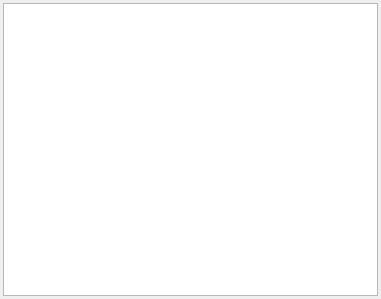
<?xml version="1.0" encoding="UTF-8"?>
<ui version="4.0">
 <class>MainWindow</class>
 <widget class="QMainWindow" name="MainWindow">
  <property name="geometry">
   <rect>
    <x>0</x>
    <y>0</y>
    <width>381</width>
    <height>299</height>
   </rect>
  </property>
  <property name="windowTitle">
   <string>MainWindow</string>
  </property>
  <widget class="QWidget" name="centralwidget">
   <layout class="QGridLayout" name="gridLayout">
    <property name="leftMargin">
     <number>3</number>
    </property>
    <property name="topMargin">
     <number>3</number>
    </property>
    <property name="rightMargin">
     <number>3</number>
    </property>
    <property name="bottomMargin">
     <number>3</number>
    </property>
    <item row="0" column="0">
     <widget class="QTextBrowser" name="textBrowser_Main"/>
    </item>
   </layout>
  </widget>
 </widget>
 <resources/>
 <connections/>
</ui>
